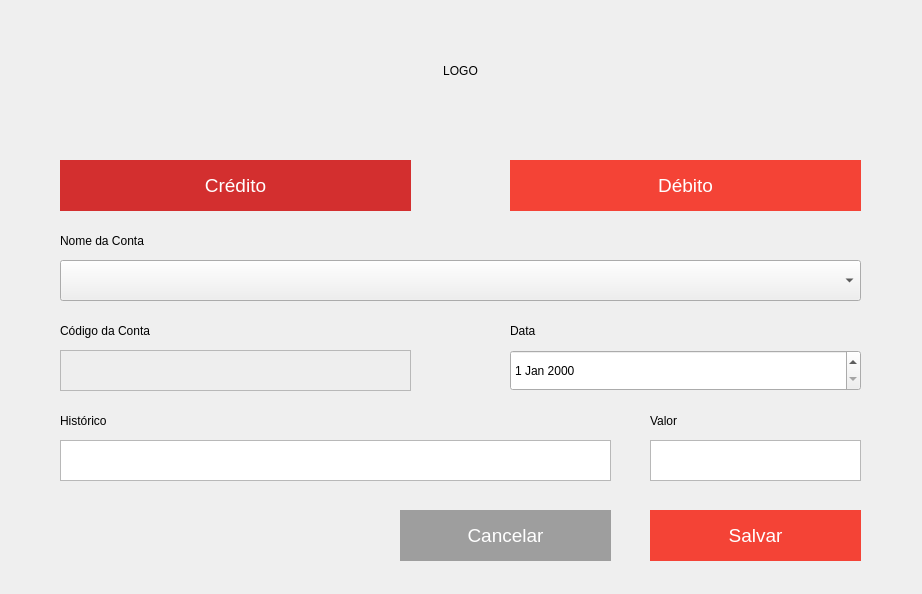
<?xml version="1.0" encoding="UTF-8"?>
<ui version="4.0">
 <class>LancamentoWindow</class>
 <widget class="QMainWindow" name="LancamentoWindow">
  <property name="geometry">
   <rect>
    <x>0</x>
    <y>0</y>
    <width>922</width>
    <height>594</height>
   </rect>
  </property>
  <property name="windowTitle">
   <string>MainWindow</string>
  </property>
  <property name="styleSheet">
   <string notr="true"/>
  </property>
  <widget class="QWidget" name="centralwidget">
   <widget class="QLabel" name="logo">
    <property name="geometry">
     <rect>
      <x>0</x>
      <y>10</y>
      <width>921</width>
      <height>121</height>
     </rect>
    </property>
    <property name="text">
     <string>LOGO</string>
    </property>
    <property name="alignment">
     <set>Qt::AlignCenter</set>
    </property>
   </widget>
   <widget class="QPushButton" name="btn_credito">
    <property name="geometry">
     <rect>
      <x>60</x>
      <y>160</y>
      <width>351</width>
      <height>51</height>
     </rect>
    </property>
    <property name="styleSheet">
     <string notr="true">background-color: #D32F2F;
font: 14pt;Arial; bold;
color: white;
border: none;</string>
    </property>
    <property name="text">
     <string>Crédito</string>
    </property>
   </widget>
   <widget class="QPushButton" name="btn_debito">
    <property name="geometry">
     <rect>
      <x>510</x>
      <y>160</y>
      <width>351</width>
      <height>51</height>
     </rect>
    </property>
    <property name="styleSheet">
     <string notr="true">background-color: #F44336;
font: 14pt;Arial; bold;
color: white;
border: none;</string>
    </property>
    <property name="text">
     <string>Débito</string>
    </property>
   </widget>
   <widget class="QComboBox" name="comboBox">
    <property name="geometry">
     <rect>
      <x>60</x>
      <y>260</y>
      <width>801</width>
      <height>41</height>
     </rect>
    </property>
   </widget>
   <widget class="QTextEdit" name="textEdit">
    <property name="enabled">
     <bool>false</bool>
    </property>
    <property name="geometry">
     <rect>
      <x>60</x>
      <y>350</y>
      <width>351</width>
      <height>41</height>
     </rect>
    </property>
    <property name="styleSheet">
     <string notr="true">background-color: #EEEEEE;</string>
    </property>
   </widget>
   <widget class="QDateEdit" name="dateEdit">
    <property name="geometry">
     <rect>
      <x>510</x>
      <y>350</y>
      <width>351</width>
      <height>41</height>
     </rect>
    </property>
   </widget>
   <widget class="QTextEdit" name="textEdit_2">
    <property name="geometry">
     <rect>
      <x>60</x>
      <y>440</y>
      <width>551</width>
      <height>41</height>
     </rect>
    </property>
   </widget>
   <widget class="QTextEdit" name="textEdit_3">
    <property name="geometry">
     <rect>
      <x>650</x>
      <y>440</y>
      <width>211</width>
      <height>41</height>
     </rect>
    </property>
   </widget>
   <widget class="QLabel" name="label">
    <property name="geometry">
     <rect>
      <x>60</x>
      <y>230</y>
      <width>131</width>
      <height>21</height>
     </rect>
    </property>
    <property name="text">
     <string>Nome da Conta</string>
    </property>
   </widget>
   <widget class="QLabel" name="label_2">
    <property name="geometry">
     <rect>
      <x>60</x>
      <y>320</y>
      <width>131</width>
      <height>21</height>
     </rect>
    </property>
    <property name="text">
     <string>Código da Conta</string>
    </property>
   </widget>
   <widget class="QLabel" name="label_3">
    <property name="geometry">
     <rect>
      <x>510</x>
      <y>320</y>
      <width>131</width>
      <height>21</height>
     </rect>
    </property>
    <property name="text">
     <string>Data </string>
    </property>
   </widget>
   <widget class="QLabel" name="label_4">
    <property name="geometry">
     <rect>
      <x>60</x>
      <y>410</y>
      <width>131</width>
      <height>21</height>
     </rect>
    </property>
    <property name="text">
     <string>Histórico</string>
    </property>
   </widget>
   <widget class="QLabel" name="label_5">
    <property name="geometry">
     <rect>
      <x>650</x>
      <y>410</y>
      <width>131</width>
      <height>21</height>
     </rect>
    </property>
    <property name="text">
     <string>Valor</string>
    </property>
   </widget>
   <widget class="QPushButton" name="btn_salvar">
    <property name="geometry">
     <rect>
      <x>650</x>
      <y>510</y>
      <width>211</width>
      <height>51</height>
     </rect>
    </property>
    <property name="styleSheet">
     <string notr="true">background-color: #F44336;
font: 14pt;Arial; bold;
color: white;
border: none;</string>
    </property>
    <property name="text">
     <string>Salvar</string>
    </property>
   </widget>
   <widget class="QPushButton" name="btn_cancelar">
    <property name="geometry">
     <rect>
      <x>400</x>
      <y>510</y>
      <width>211</width>
      <height>51</height>
     </rect>
    </property>
    <property name="styleSheet">
     <string notr="true">background-color: #9E9E9E;
font: 14pt;Arial; bold;
color: white;
border: none;</string>
    </property>
    <property name="text">
     <string>Cancelar</string>
    </property>
   </widget>
  </widget>
 </widget>
 <resources/>
 <connections/>
</ui>
